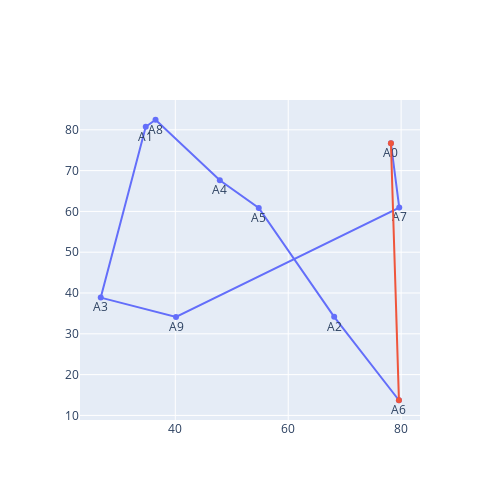

Notebook cell for this chart:
### Code cell
custo, solucao = hill_climbing(tsp)

print(f'{custo:7.3f}    {solucao}')

plota_rotas(df_coordenadas, solucao)

### Figure 1 — Plotly figure (JSON) as saved in the notebook; plotly's stock layout.template omitted (floating-point values rounded to 4 significant figures)
{"data": [{"mode": "lines+markers+text", "name": "", "text": ["A0", "A7", "A9", "A3", "A1", "A8", "A4", "A5", "A2", "A6"], "textposition": "bottom center", "type": "scatter", "x": [78.2, 79.67, 40.12, 26.79, 34.76, 36.5, 47.89, 54.78, 68.14, 79.61], "y": [76.68, 60.94, 34.13, 38.88, 80.73, 82.47, 67.63, 60.85, 34.16, 13.72]}, {"mode": "lines+markers", "name": "", "type": "scatter", "x": [79.61, 78.2], "y": [13.72, 76.68]}], "layout": {"autosize": false, "height": 500, "showlegend": false, "width": 500}}
